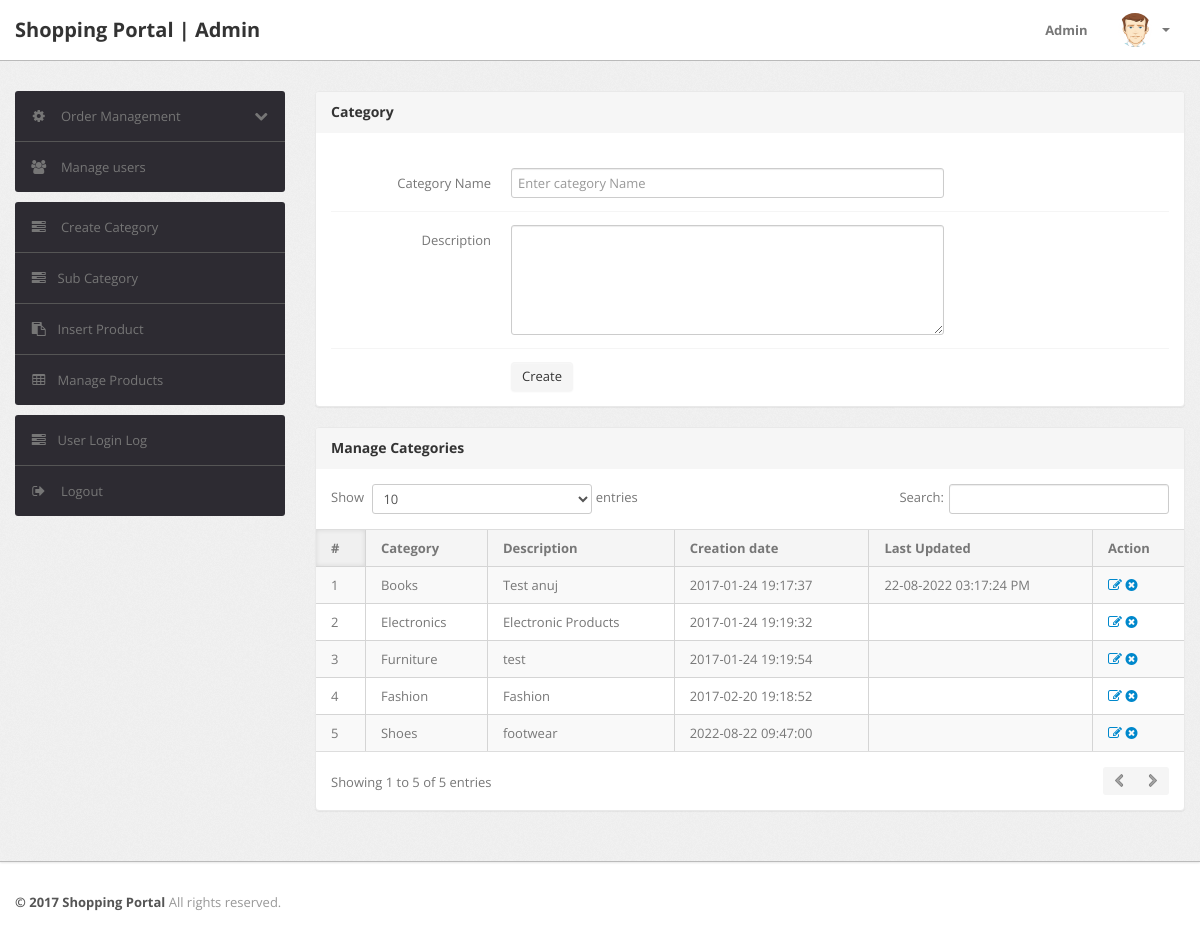
The app's page /shopping/admin/category.php (signed in) with its own data.
### tables this page shows
CREATE TABLE `category` (
  `id` int(11) NOT NULL,
  `categoryName` varchar(255) DEFAULT NULL,
  `categoryDescription` longtext DEFAULT NULL,
  `creationDate` timestamp NOT NULL DEFAULT current_timestamp(),
  `updationDate` varchar(255) DEFAULT NULL
);

### shopping/admin/category.php (the view, shortened to what this page needs)
<?php
include('include/config.php');
if(strlen($_SESSION['alogin'])==0)
	{
header('location:index.php');
}
else{
?>
<!DOCTYPE html>
<html lang="en">
<head>
	<link type="text/css" href="bootstrap/css/bootstrap.min.css" rel="stylesheet">
	<link type="text/css" href="bootstrap/css/bootstrap-responsive.min.css" rel="stylesheet">
	<link type="text/css" href="css/theme.css" rel="stylesheet">
	<link type="text/css" href="images/icons/css/font-awesome.css" rel="stylesheet">
</head>
<body>
<?php include('include/header.php');?>
	<div class="wrapper">
		<div class="container">
			<div class="row">
<?php include('include/sidebar.php');?>
			<div class="span9">
					<div class="content">
						<div class="module">
							<div class="module-head">
								<h3>Category</h3>
							</div>
							<div class="module-body">
									<br />
			<form class="form-horizontal row-fluid" name="Category" method="post" >
<div class="control-group">
<label class="control-label" for="basicinput">Category Name</label>
<div class="controls">
<input type="text" placeholder="Enter category Name"  name="category" class="span8 tip" required>
</div>
</div>
<div class="control-group">
											<label class="control-label" for="basicinput">Description</label>
											<div class="controls">
												<textarea class="span8" name="description" rows="5"></textarea>
											</div>
										</div>
	<div class="control-group">
											<div class="controls">
												<button type="submit" name="submit" class="btn">Create</button>
											</div>
										</div>
									</form>
							</div>
						</div>
	<div class="module">
							<div class="module-head">
								<h3>Manage Categories</h3>
							</div>
							<div class="module-body table">
								<table cellpadding="0" cellspacing="0" border="0" class="datatable-1 table table-bordered table-striped	 display" width="100%">
									<thead>
										<tr>
											<th>#</th>
											<th>Category</th>
											<th>Description</th>
											<th>Creation date</th>
											<th>Last Updated</th>
											<th>Action</th>
										</tr>
									</thead>
									<tbody>
<?php $query=mysqli_query($con,"select * from category");
$cnt=1;
while($row=mysqli_fetch_array($query))
{
?>
										<tr>
											<td><?php echo htmlentities($cnt);?></td>
											<td><?php echo htmlentities($row['categoryName']);?></td>
											<td><?php echo htmlentities($row['categoryDescription']);?></td>
											<td> <?php echo htmlentities($row['creationDate']);?></td>
											<td><?php echo htmlentities($row['updationDate']);?></td>
											<td>
											<a href="edit-category.php?id=<?php echo $row['id']?>" ><i class="icon-edit"></i></a>
											<a href="category.php?id=<?php echo $row['id']?>&del=delete" onClick="return confirm('Are you sure you want to delete?')"><i class="icon-remove-sign"></i></a></td>
										</tr>
										<?php $cnt=$cnt+1; } ?>
								</table>
							</div>
						</div>
					</div>
				</div>
			</div>
		</div>
	</div>
<?php include('include/footer.php');?>
</body>
<?php } ?>

### records on screen
category: categoryName "Books", categoryDescription "Test anuj", creationDate "2017-01-24 19:17:37", updationDate "22-08-2022 03:17:24 PM"
category: categoryName "Electronics", categoryDescription "Electronic Products", creationDate "2017-01-24 19:19:32"
category: categoryName "Furniture", categoryDescription "test", creationDate "2017-01-24 19:19:54"
category: categoryName "Fashion", categoryDescription "Fashion", creationDate "2017-02-20 19:18:52"
category: categoryName "Shoes", categoryDescription "footwear", creationDate "2022-08-22 09:47:00"
